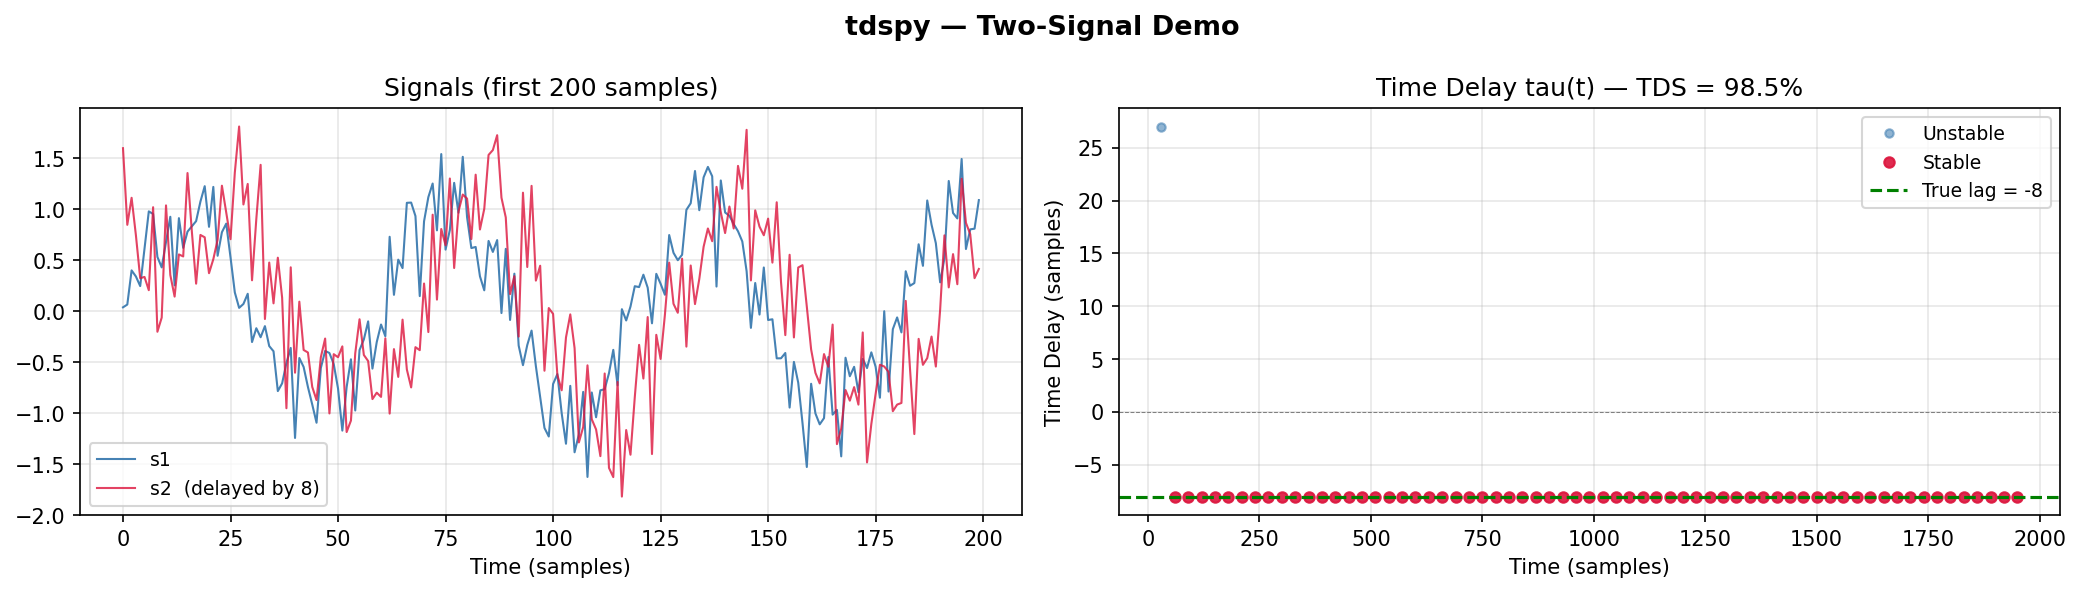

This figure's Python source:
"""
Minimal two-signal TDS demo
============================
Shows the simplest possible usage of tdspy on two synthetic signals
with a known time delay.

Scenario
--------
  s1 = noisy sine wave
  s2 = s1 delayed by 8 samples + extra noise

Expected result:
  - TDS score clearly above 0% (signals are coupled)
  - Dominant detected lag near -8 (s1 leads s2)
"""

import sys
import os
sys.path.insert(0, os.path.join(os.path.dirname(__file__), ".."))

import numpy as np
import matplotlib.pyplot as plt
import tdspy
from tdspy.params import TDSParams
from tdspy.viz import plot_tau_series

# ── Generate synthetic signals ─────────────────────────────────────────────────
rng = np.random.default_rng(0)

T = 2000
t = np.arange(T)

TRUE_DELAY = 8   # s1 leads s2 by 8 samples → expected detected lag = -8

s1 = np.sin(2 * np.pi * t / 60) + 0.3 * rng.standard_normal(T)
s2 = np.roll(s1, TRUE_DELAY) + 0.3 * rng.standard_normal(T)  # delay s2 by 8

# ── Run TDS ────────────────────────────────────────────────────────────────────
params = TDSParams(window=60, overlap=30, max_lag=30)
result = tdspy.tds(s1, s2, params)

score        = result["score"]
tau          = result["tau"]
t_vec        = result["t_vec"]
stbl_lbl     = result["stbl_lbl"]
stable_taus  = result["stable_taus"]

detected_lag = int(np.round(np.median(stable_taus))) if len(stable_taus) > 0 else None

print("=" * 50)
print("  tdspy — Two-Signal Minimal Demo")
print("=" * 50)
print(f"  True delay      : {TRUE_DELAY}  (s1 leads s2)")
print(f"  Expected lag    : -{TRUE_DELAY}  (negative = s1 leads)")
print(f"  TDS score       : {score:.1f}%")
print(f"  Detected lag    : {detected_lag}  (median of stable taus)")
print("=" * 50)

# ── Plot ───────────────────────────────────────────────────────────────────────
fig, axes = plt.subplots(1, 2, figsize=(14, 4))
fig.suptitle("tdspy — Two-Signal Demo", fontsize=13, fontweight='bold')

# Raw signals
axes[0].plot(t[:200], s1[:200], color='steelblue', lw=1.0, label='s1')
axes[0].plot(t[:200], s2[:200], color='crimson',   lw=1.0, alpha=0.8, label=f's2  (delayed by {TRUE_DELAY})')
axes[0].set_title("Signals (first 200 samples)")
axes[0].set_xlabel("Time (samples)")
axes[0].legend(fontsize=9)
axes[0].grid(alpha=0.3)

# tau(t) series
plot_tau_series(
    tau, t_vec, stbl_lbl,
    title=f"Time Delay tau(t) — TDS = {score:.1f}%",
    ax=axes[1]
)
axes[1].axhline(-TRUE_DELAY, color='green', linestyle='--', lw=1.5,
                label=f'True lag = -{TRUE_DELAY}')
axes[1].legend(fontsize=9)

plt.tight_layout()
out_path = os.path.join(os.path.dirname(__file__), "two_signals.png")
plt.savefig(out_path, dpi=150, bbox_inches='tight')
print(f"\nPlot saved to: {out_path}")
plt.show()
